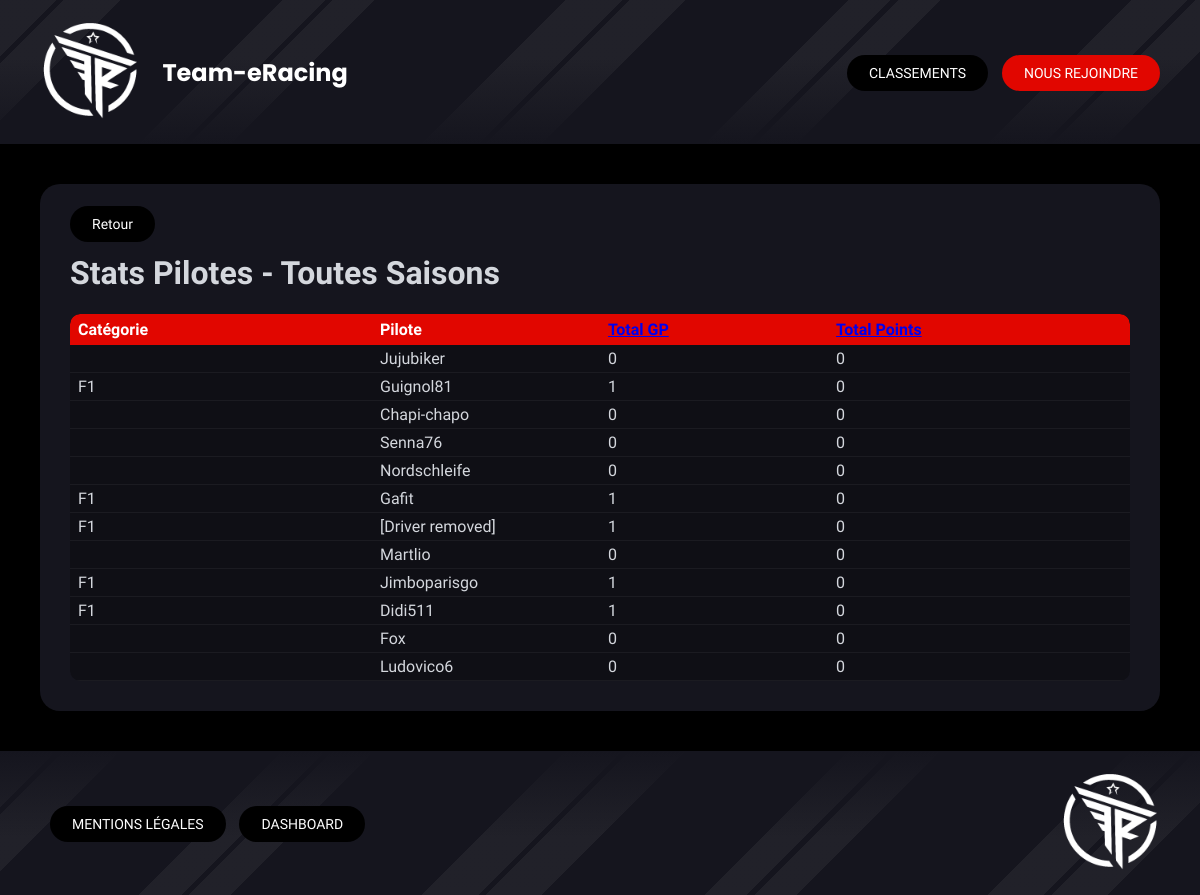
The page /index.php?controller=classements&action=driverStatsAllSeasons on the database its author committed.
### tables this page shows
CREATE TABLE IF NOT EXISTS `drivers` (
  `id` int NOT NULL AUTO_INCREMENT,
  `nickname` varchar(100) NOT NULL,
  `country_id` int NOT NULL DEFAULT '1',
  `status` enum('active','desactive') DEFAULT 'active',
  PRIMARY KEY (`id`),
  UNIQUE KEY `nickname` (`nickname`),
  KEY `idx_driver_status` (`status`),
  KEY `idx_driver_country` (`country_id`)
);

### Autoloader.php (called while the page is built, shortened)
<?php
class Autoloader{
    static function autoload($class){
        $class = str_replace(__NAMESPACE__.'\\','',$class);
        $class = str_replace('\\','/',$class);
    }
}
?>

### Controllers/Controller.php (called while the page is built, shortened)
<?php
abstract class Controller
{
    public function render(string $path, array $data = [])
    {
        extract($data);
        include dirname(__DIR__) . '/Views/' . $path . '.php';
        $content = ob_get_clean();
        include dirname(__DIR__) . '/Views/base.php';
    }
}
?>

### Controllers/ClassementsController.php (called while the page is built, shortened)
<?php
class ClassementsController extends Controller
{
    public function driverStatsAllSeasons()
    {
        $list = ClassementsModel::getDriverStatsAllSeasons();
        $this->render('classements/driver_stats_all_seasons', compact('list'));
    }
}
?>

### public/index.php (called while the page is built, shortened)
<?php
include '../Autoloader.php';
$route = new Router();
$route->routes();
?>

### Core/DbConnect.php (called while the page is built, shortened)
<?php
class DbConnect
{
    protected $connection;
    public function getConnection()
    {
        return $this->connection;
    }
    public function __construct()
    {
        try {
            $dsn = 'mysql:host=' . self::SERVER . ';dbname=' . self::BASE . ';charset=utf8mb4';
                $this->connection = new PDO($dsn, self::USER, self::PASSWORD, [
                    PDO::ATTR_ERRMODE => PDO::ERRMODE_EXCEPTION,
                    PDO::ATTR_DEFAULT_FETCH_MODE => PDO::FETCH_OBJ,
                    PDO::ATTR_EMULATE_PREPARES => false
                ]);
        } catch (Exception $e) {
            die('Erreur : ' . $e->getMessage());
        }
    }
}
?>

### Models/ClassementsModel.php (called while the page is built, shortened)
<?php
class ClassementsModel extends DbConnect
{
    public static function getDriverStatsAllSeasons()
    {
        $db = new DbConnect();
        $sql = "
            SELECT *
            FROM driver_stats_all_seasons
            ORDER BY total_points DESC
        ";
        return $db->getConnection()->query($sql)->fetchAll();
    }
}
?>

### Views/classements/driver_stats_all_seasons.php (the view, shortened to what this page needs)
<div class="section-dashboard">
    <div class="section-header">
        <a class="nav-btn-dashboard" href="index.php?controller=classements">Retour</a>
        <h1>Stats Pilotes - Toutes Saisons</h1>
    </div>
    <div class="table-responsive">
        <table class="dashboard-table" id="driver-stats-table">
            <thead>
                <tr>
                    <th>Catégorie</th>
                    <th>Pilote</th>
                    <th><a href="#" onclick="sortTable(2)">Total GP</a></th>
                    <th><a href="#" onclick="sortTable(3)">Total Points</a></th>
                </tr>
            </thead>
            <tbody>
                <?php foreach ($list as $row): ?>
                <tr>
                    <td><?= htmlspecialchars($row->category) ?></td>
                    <td><?= htmlspecialchars($row->nickname) ?></td>
                    <td><?= htmlspecialchars($row->total_gp) ?></td>
                    <td>
                        <?= htmlspecialchars(
                            rtrim(
                                rtrim(number_format($row->total_points, 1, '.', ''), '0'),
                                '.'
                            )
                        ) ?>
                    </td>
                </tr>
                <?php endforeach; ?>
            </tbody>
        </table>
    </div>
</div>

### Core/Router.php (shortened to what this page needs)
<?php
class Router
{
    public function routes()
    {
        $controllerName = isset($_GET['controller']) ? ucfirst(array_shift($_GET)) : 'Home';
        $controllerClass = '\\App\\Controllers\\' . $controllerName . 'Controller';
        $action = isset($_GET['action']) ? array_shift($_GET) : 'index';
        if (class_exists($controllerClass)) {
            $controller = new $controllerClass();
            if (method_exists($controller, $action)) {
                call_user_func_array([$controller, $action], $_GET ?? []);
            } else {
                $this->render404();
            }
        } else {
            $this->render404();
        }
    }
}
?>

### Views/base.php (shortened to what this page needs)
<!DOCTYPE html>
<html lang="fr">
<head>
<link rel="stylesheet" href="style-v2.0.css" />
</head>
<body>
<header>
<div class="logo_and_name_header">
    <div class="logo_header">
        <a href="index.php"><img src="img/logo_team_eracing.png" alt="Logo Communauté Team-eRacing"></a>
    </div>
    <h2 class="name_header">Team-eRacing</h2>
</div>
<nav>
<a class="nav-btn" href="index.php?controller=classements">CLASSEMENTS</a>
<a class="nav-btn red" href="index.php?controller=join">NOUS REJOINDRE</a>
</nav>
</header>
<main>
<?= $content ?>
</main>
<footer>
<div>
<a class="nav-btn" href="index.php?controller=mentions">MENTIONS LÉGALES</a>
<a class="nav-btn" href="index.php?controller=dashboard">DASHBOARD</a>
</div>
<div class="logo_footer"><a href="index.php"><img src="img/logo_team_eracing.png" alt="Logo Communauté Team-eRacing"></a></div>
</footer>
</body>
</html>

### public/style-v2.0.css (style rules this page uses)
html, body { height: 100%; margin: 0; padding: 0; background: #000000; font-family: 'Titillium Web', 'Segoe UI', 'Helvetica Neue', Arial, sans-serif; color: #d4d7dd; }
body { display: flex; flex-direction: column; }
main { flex: 1; }
footer { margin-top: auto; }
header, footer { display: flex; justify-content: space-between; align-items: center; padding: 20px 40px; background: #15151E; --fade-dir: to bottom; background-image: linear-gradient(var(--fade-dir), transparent 40%, #15151E 100% ), repeating-linear-gradient( 135deg, rgba(255,255,255,0.05) 0 40px, transparent 40px 45px, rgba(255,255,255,0.05) 45px 85px, transparent 85px 200px, rgba(255,255,255,0.05) 200px 230px, transparent 230px 235px, rgba(255,255,255,0.05) 235px 265px, transparent 265px 400px ); }
footer { --fade-dir: to top; }
.nav-btn { padding: 10px 22px; border-radius: 20px; background: #000000; color: white; text-decoration: none; margin-left: 10px; font-size: 14px; cursor: pointer; transition: background-color 0.3s; }
.nav-btn.red { background: #E10600; }
.section-dashboard { background: #15151E; margin: 40px; padding: 30px; border-radius: 20px; gap: 20px; }
.nav-btn-dashboard { padding: 10px 22px; border-radius: 20px; background: #000000; color: white; text-decoration: none; font-size: 14px; cursor: pointer; transition: background-color 0.3s; }
.logo_and_name_header { display: flex; align-items: center; width: 40%; }
.logo_header img, .logo_footer img { max-width: 100px; height: auto; }
.name_header { font-family: 'Poppins', 'Segoe UI', 'Helvetica Neue', Arial, sans-serif; color: white; padding-left: 5%; }
.table-responsive { overflow-x: auto; border-radius: 10px; margin-top: 20px; }
.dashboard-table { width: 100%; border-collapse: collapse; background: #0f0f15; border-radius: 10px; overflow: hidden; }
.dashboard-table th { background: #E10600; padding: 12px; text-align: left; color: white; font-weight: 600; }
.dashboard-table td { padding: 12px; border-bottom: 1px solid rgba(255,255,255,0.05); }
.dashboard-table td { padding: 4px 8px; }
.dashboard-table th { padding: 6px 8px; }
.dashboard-table { table-layout: fixed; }
.dashboard-table td.driver-cell, .dashboard-table th:nth-child(2) { width: 20%; }
.dashboard-table td.team-cell, .dashboard-table th:nth-child(3) { width: 20%; }

### rows shown on the page
drivers: nickname "Jujubiker", total_gp "0", total_points "0"
drivers: category "F1", nickname "Guignol81", total_gp "1", total_points "0"
drivers: nickname "Chapi-chapo", total_gp "0", total_points "0"
drivers: nickname "Senna76", total_gp "0", total_points "0"
drivers: nickname "Nordschleife", total_gp "0", total_points "0"
drivers: category "F1", nickname "Gafit", total_gp "1", total_points "0"
drivers: category "F1", nickname "[Driver removed]", total_gp "1", total_points "0"
drivers: nickname "Martlio", total_gp "0", total_points "0"
drivers: category "F1", nickname "Jimboparisgo", total_gp "1", total_points "0"
drivers: category "F1", nickname "Didi511", total_gp "1", total_points "0"
drivers: nickname "Fox", total_gp "0", total_points "0"
drivers: nickname "Ludovico6", total_gp "0", total_points "0"
